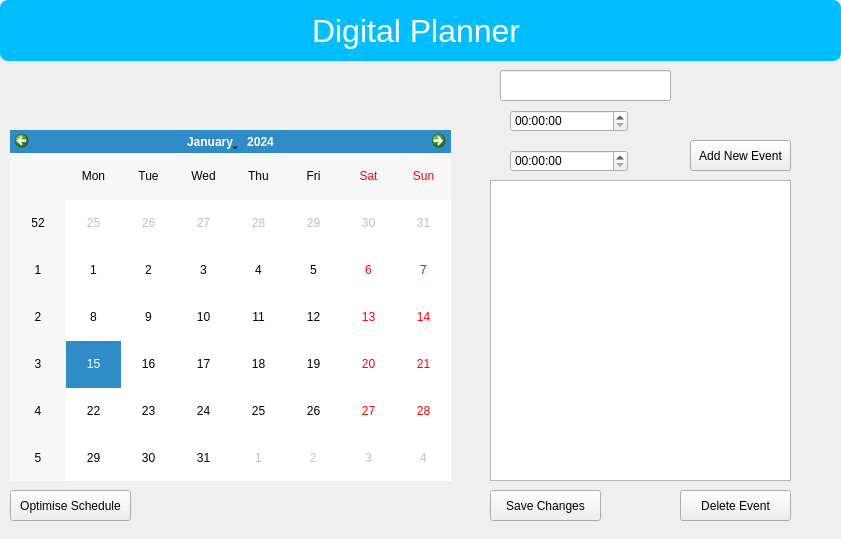
<?xml version="1.0" encoding="UTF-8"?>
<ui version="4.0">
 <class>Form</class>
 <widget class="QWidget" name="Form">
  <property name="geometry">
   <rect>
    <x>0</x>
    <y>0</y>
    <width>841</width>
    <height>539</height>
   </rect>
  </property>
  <property name="windowTitle">
   <string>Form</string>
  </property>
  <widget class="QCalendarWidget" name="calendarWidget">
   <property name="geometry">
    <rect>
     <x>10</x>
     <y>130</y>
     <width>441</width>
     <height>351</height>
    </rect>
   </property>
  </widget>
  <widget class="QListWidget" name="listWidget">
   <property name="geometry">
    <rect>
     <x>490</x>
     <y>180</y>
     <width>301</width>
     <height>301</height>
    </rect>
   </property>
  </widget>
  <widget class="QPushButton" name="saveButton">
   <property name="geometry">
    <rect>
     <x>490</x>
     <y>490</y>
     <width>111</width>
     <height>31</height>
    </rect>
   </property>
   <property name="text">
    <string>Save Changes</string>
   </property>
  </widget>
  <widget class="QPushButton" name="addButton">
   <property name="geometry">
    <rect>
     <x>690</x>
     <y>140</y>
     <width>101</width>
     <height>31</height>
    </rect>
   </property>
   <property name="text">
    <string>Add New Event</string>
   </property>
  </widget>
  <widget class="QPushButton" name="deleteButton">
   <property name="geometry">
    <rect>
     <x>680</x>
     <y>490</y>
     <width>111</width>
     <height>31</height>
    </rect>
   </property>
   <property name="text">
    <string>Delete Event</string>
   </property>
  </widget>
  <widget class="QLabel" name="label">
   <property name="geometry">
    <rect>
     <x>0</x>
     <y>0</y>
     <width>841</width>
     <height>61</height>
    </rect>
   </property>
   <property name="styleSheet">
    <string notr="true">font-size : 24pt;
background : #01BFFF;
color : white;
border-radius : 8px;</string>
   </property>
   <property name="text">
    <string>Digital Planner </string>
   </property>
   <property name="alignment">
    <set>Qt::AlignCenter</set>
   </property>
  </widget>
  <widget class="QPushButton" name="optimiseButton">
   <property name="geometry">
    <rect>
     <x>10</x>
     <y>490</y>
     <width>121</width>
     <height>31</height>
    </rect>
   </property>
   <property name="text">
    <string>Optimise Schedule</string>
   </property>
  </widget>
  <widget class="QLineEdit" name="taskLineEdit">
   <property name="geometry">
    <rect>
     <x>500</x>
     <y>70</y>
     <width>171</width>
     <height>31</height>
    </rect>
   </property>
  </widget>
  <widget class="QTimeEdit" name="startTimeEdit">
   <property name="geometry">
    <rect>
     <x>510</x>
     <y>110</y>
     <width>118</width>
     <height>22</height>
    </rect>
   </property>
  </widget>
  <widget class="QTimeEdit" name="endTimeEdit">
   <property name="geometry">
    <rect>
     <x>510</x>
     <y>150</y>
     <width>118</width>
     <height>22</height>
    </rect>
   </property>
  </widget>
 </widget>
 <resources/>
 <connections/>
</ui>
